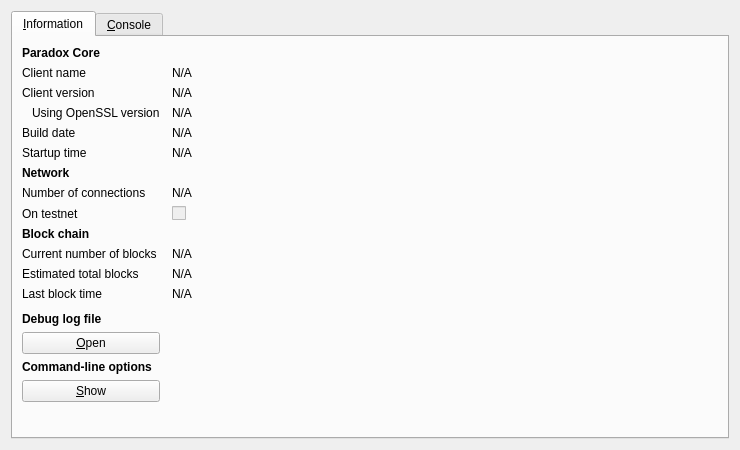
<?xml version="1.0" encoding="UTF-8"?>
<ui version="4.0">
 <class>RPCConsole</class>
 <widget class="QDialog" name="RPCConsole">
  <property name="geometry">
   <rect>
    <x>0</x>
    <y>0</y>
    <width>740</width>
    <height>450</height>
   </rect>
  </property>
  <property name="windowTitle">
   <string>Paradox - Debug window</string>
  </property>
  <layout class="QVBoxLayout" name="verticalLayout_2">
   <item>
    <widget class="QTabWidget" name="tabWidget">
     <property name="currentIndex">
      <number>0</number>
     </property>
     <widget class="QWidget" name="tab_info">
      <attribute name="title">
       <string>&amp;Information</string>
      </attribute>
      <layout class="QGridLayout" name="gridLayout" columnstretch="0,1">
       <property name="horizontalSpacing">
        <number>12</number>
       </property>
       <item row="0" column="0">
        <widget class="QLabel" name="label_9">
         <property name="font">
          <font>
           <weight>75</weight>
           <bold>true</bold>
          </font>
         </property>
         <property name="text">
          <string>Paradox Core</string>
         </property>
        </widget>
       </item>
       <item row="1" column="0">
        <widget class="QLabel" name="label_5">
         <property name="text">
          <string>Client name</string>
         </property>
        </widget>
       </item>
       <item row="1" column="1">
        <widget class="QLabel" name="clientName">
         <property name="cursor">
          <cursorShape>IBeamCursor</cursorShape>
         </property>
         <property name="text">
          <string>N/A</string>
         </property>
         <property name="textFormat">
          <enum>Qt::PlainText</enum>
         </property>
         <property name="textInteractionFlags">
          <set>Qt::LinksAccessibleByMouse|Qt::TextSelectableByKeyboard|Qt::TextSelectableByMouse</set>
         </property>
        </widget>
       </item>
       <item row="2" column="0">
        <widget class="QLabel" name="label_6">
         <property name="text">
          <string>Client version</string>
         </property>
        </widget>
       </item>
       <item row="2" column="1">
        <widget class="QLabel" name="clientVersion">
         <property name="cursor">
          <cursorShape>IBeamCursor</cursorShape>
         </property>
         <property name="text">
          <string>N/A</string>
         </property>
         <property name="textFormat">
          <enum>Qt::PlainText</enum>
         </property>
         <property name="textInteractionFlags">
          <set>Qt::LinksAccessibleByMouse|Qt::TextSelectableByKeyboard|Qt::TextSelectableByMouse</set>
         </property>
        </widget>
       </item>
       <item row="3" column="0">
        <widget class="QLabel" name="label_14">
         <property name="text">
          <string>Using OpenSSL version</string>
         </property>
         <property name="indent">
          <number>10</number>
         </property>
        </widget>
       </item>
       <item row="3" column="1">
        <widget class="QLabel" name="openSSLVersion">
         <property name="cursor">
          <cursorShape>IBeamCursor</cursorShape>
         </property>
         <property name="text">
          <string>N/A</string>
         </property>
         <property name="textFormat">
          <enum>Qt::PlainText</enum>
         </property>
         <property name="textInteractionFlags">
          <set>Qt::LinksAccessibleByMouse|Qt::TextSelectableByKeyboard|Qt::TextSelectableByMouse</set>
         </property>
        </widget>
       </item>
       <item row="4" column="0">
        <widget class="QLabel" name="label_12">
         <property name="text">
          <string>Build date</string>
         </property>
        </widget>
       </item>
       <item row="4" column="1">
        <widget class="QLabel" name="buildDate">
         <property name="cursor">
          <cursorShape>IBeamCursor</cursorShape>
         </property>
         <property name="text">
          <string>N/A</string>
         </property>
         <property name="textFormat">
          <enum>Qt::PlainText</enum>
         </property>
         <property name="textInteractionFlags">
          <set>Qt::LinksAccessibleByMouse|Qt::TextSelectableByKeyboard|Qt::TextSelectableByMouse</set>
         </property>
        </widget>
       </item>
       <item row="5" column="0">
        <widget class="QLabel" name="label_13">
         <property name="text">
          <string>Startup time</string>
         </property>
        </widget>
       </item>
       <item row="5" column="1">
        <widget class="QLabel" name="startupTime">
         <property name="cursor">
          <cursorShape>IBeamCursor</cursorShape>
         </property>
         <property name="text">
          <string>N/A</string>
         </property>
         <property name="textFormat">
          <enum>Qt::PlainText</enum>
         </property>
         <property name="textInteractionFlags">
          <set>Qt::LinksAccessibleByMouse|Qt::TextSelectableByKeyboard|Qt::TextSelectableByMouse</set>
         </property>
        </widget>
       </item>
       <item row="6" column="0">
        <widget class="QLabel" name="label_11">
         <property name="font">
          <font>
           <weight>75</weight>
           <bold>true</bold>
          </font>
         </property>
         <property name="text">
          <string>Network</string>
         </property>
        </widget>
       </item>
       <item row="7" column="0">
        <widget class="QLabel" name="label_7">
         <property name="text">
          <string>Number of connections</string>
         </property>
        </widget>
       </item>
       <item row="7" column="1">
        <widget class="QLabel" name="numberOfConnections">
         <property name="cursor">
          <cursorShape>IBeamCursor</cursorShape>
         </property>
         <property name="text">
          <string>N/A</string>
         </property>
         <property name="textFormat">
          <enum>Qt::PlainText</enum>
         </property>
         <property name="textInteractionFlags">
          <set>Qt::LinksAccessibleByMouse|Qt::TextSelectableByKeyboard|Qt::TextSelectableByMouse</set>
         </property>
        </widget>
       </item>
       <item row="8" column="0">
        <widget class="QLabel" name="label_8">
         <property name="text">
          <string>On testnet</string>
         </property>
        </widget>
       </item>
       <item row="8" column="1">
        <widget class="QCheckBox" name="isTestNet">
         <property name="enabled">
          <bool>false</bool>
         </property>
         <property name="text">
          <string/>
         </property>
        </widget>
       </item>
       <item row="9" column="0">
        <widget class="QLabel" name="label_10">
         <property name="font">
          <font>
           <weight>75</weight>
           <bold>true</bold>
          </font>
         </property>
         <property name="text">
          <string>Block chain</string>
         </property>
        </widget>
       </item>
       <item row="10" column="0">
        <widget class="QLabel" name="label_3">
         <property name="text">
          <string>Current number of blocks</string>
         </property>
        </widget>
       </item>
       <item row="10" column="1">
        <widget class="QLabel" name="numberOfBlocks">
         <property name="cursor">
          <cursorShape>IBeamCursor</cursorShape>
         </property>
         <property name="text">
          <string>N/A</string>
         </property>
         <property name="textFormat">
          <enum>Qt::PlainText</enum>
         </property>
         <property name="textInteractionFlags">
          <set>Qt::LinksAccessibleByMouse|Qt::TextSelectableByKeyboard|Qt::TextSelectableByMouse</set>
         </property>
        </widget>
       </item>
       <item row="11" column="0">
        <widget class="QLabel" name="label_4">
         <property name="text">
          <string>Estimated total blocks</string>
         </property>
        </widget>
       </item>
       <item row="11" column="1">
        <widget class="QLabel" name="totalBlocks">
         <property name="cursor">
          <cursorShape>IBeamCursor</cursorShape>
         </property>
         <property name="text">
          <string>N/A</string>
         </property>
         <property name="textFormat">
          <enum>Qt::PlainText</enum>
         </property>
         <property name="textInteractionFlags">
          <set>Qt::LinksAccessibleByMouse|Qt::TextSelectableByKeyboard|Qt::TextSelectableByMouse</set>
         </property>
        </widget>
       </item>
       <item row="12" column="0">
        <widget class="QLabel" name="label_2">
         <property name="text">
          <string>Last block time</string>
         </property>
        </widget>
       </item>
       <item row="12" column="1">
        <widget class="QLabel" name="lastBlockTime">
         <property name="cursor">
          <cursorShape>IBeamCursor</cursorShape>
         </property>
         <property name="text">
          <string>N/A</string>
         </property>
         <property name="textFormat">
          <enum>Qt::PlainText</enum>
         </property>
         <property name="textInteractionFlags">
          <set>Qt::LinksAccessibleByMouse|Qt::TextSelectableByKeyboard|Qt::TextSelectableByMouse</set>
         </property>
        </widget>
       </item>
       <item row="13" column="0">
        <spacer name="verticalSpacer_2">
         <property name="orientation">
          <enum>Qt::Vertical</enum>
         </property>
         <property name="sizeHint" stdset="0">
          <size>
           <width>20</width>
           <height>20</height>
          </size>
         </property>
        </spacer>
       </item>
       <item row="14" column="0">
        <widget class="QLabel" name="labelDebugLogfile">
         <property name="font">
          <font>
           <weight>75</weight>
           <bold>true</bold>
          </font>
         </property>
         <property name="text">
          <string>Debug log file</string>
         </property>
        </widget>
       </item>
       <item row="15" column="0">
        <widget class="QPushButton" name="openDebugLogfileButton">
         <property name="toolTip">
          <string>Open the Paradox debug log file from the current data directory. This can take a few seconds for large log files.</string>
         </property>
         <property name="text">
          <string>&amp;Open</string>
         </property>
         <property name="autoDefault">
          <bool>false</bool>
         </property>
        </widget>
       </item>
       <item row="16" column="0">
        <widget class="QLabel" name="labelCLOptions">
         <property name="font">
          <font>
           <weight>75</weight>
           <bold>true</bold>
          </font>
         </property>
         <property name="text">
          <string>Command-line options</string>
         </property>
        </widget>
       </item>
       <item row="17" column="0">
        <widget class="QPushButton" name="showCLOptionsButton">
         <property name="toolTip">
          <string>Show the Paradox-Qt help message to get a list with possible Paradox command-line options.</string>
         </property>
         <property name="text">
          <string>&amp;Show</string>
         </property>
         <property name="autoDefault">
          <bool>false</bool>
         </property>
        </widget>
       </item>
       <item row="18" column="0">
        <spacer name="verticalSpacer">
         <property name="orientation">
          <enum>Qt::Vertical</enum>
         </property>
         <property name="sizeHint" stdset="0">
          <size>
           <width>20</width>
           <height>40</height>
          </size>
         </property>
        </spacer>
       </item>
      </layout>
     </widget>
     <widget class="QWidget" name="tab_console">
      <attribute name="title">
       <string>&amp;Console</string>
      </attribute>
      <layout class="QVBoxLayout" name="verticalLayout_3">
       <property name="spacing">
        <number>3</number>
       </property>
       <item>
        <widget class="QTextEdit" name="messagesWidget">
         <property name="minimumSize">
          <size>
           <width>0</width>
           <height>100</height>
          </size>
         </property>
         <property name="readOnly">
          <bool>true</bool>
         </property>
         <property name="tabKeyNavigation" stdset="0">
          <bool>false</bool>
         </property>
         <property name="columnCount" stdset="0">
          <number>2</number>
         </property>
        </widget>
       </item>
       <item>
        <layout class="QHBoxLayout" name="horizontalLayout">
         <property name="spacing">
          <number>3</number>
         </property>
         <item>
          <widget class="QLabel" name="label">
           <property name="text">
            <string notr="true">&gt;</string>
           </property>
          </widget>
         </item>
         <item>
          <widget class="QLineEdit" name="lineEdit"/>
         </item>
         <item>
          <widget class="QPushButton" name="clearButton">
           <property name="maximumSize">
            <size>
             <width>24</width>
             <height>24</height>
            </size>
           </property>
           <property name="toolTip">
            <string>Clear console</string>
           </property>
           <property name="text">
            <string/>
           </property>
           <property name="icon">
            <iconset resource="../bitcoin.qrc">
             <normaloff>:/icons/remove</normaloff>:/icons/remove</iconset>
           </property>
           <property name="shortcut">
            <string notr="true">Ctrl+L</string>
           </property>
           <property name="autoDefault">
            <bool>false</bool>
           </property>
          </widget>
         </item>
        </layout>
       </item>
      </layout>
     </widget>
    </widget>
   </item>
  </layout>
 </widget>
 <resources>
  <include location="../bitcoin.qrc"/>
 </resources>
 <connections/>
</ui>
